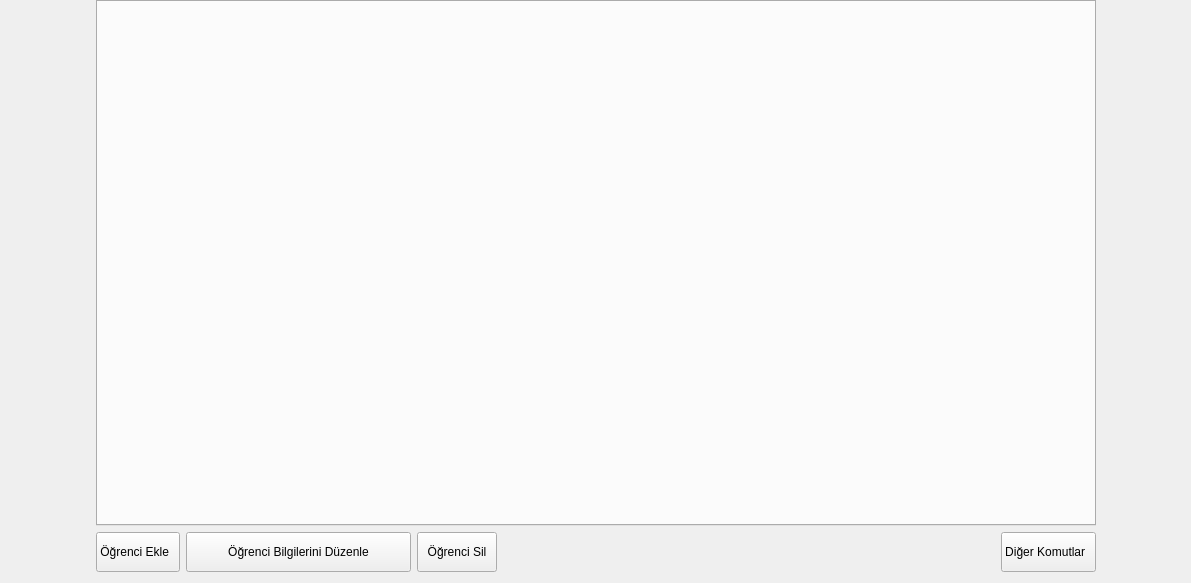
<?xml version="1.0" encoding="UTF-8"?>
<ui version="4.0">
 <class>ikoOSKAR::UI::DatabasePage</class>
 <widget class="QWidget" name="ikoOSKAR::UI::DatabasePage">
  <property name="geometry">
   <rect>
    <x>0</x>
    <y>0</y>
    <width>1191</width>
    <height>583</height>
   </rect>
  </property>
  <property name="sizePolicy">
   <sizepolicy hsizetype="Preferred" vsizetype="Preferred">
    <horstretch>0</horstretch>
    <verstretch>0</verstretch>
   </sizepolicy>
  </property>
  <property name="autoFillBackground">
   <bool>false</bool>
  </property>
  <layout class="QHBoxLayout" name="horizontalLayout_3">
   <property name="leftMargin">
    <number>11</number>
   </property>
   <property name="topMargin">
    <number>0</number>
   </property>
   <property name="rightMargin">
    <number>11</number>
   </property>
   <property name="bottomMargin">
    <number>11</number>
   </property>
   <item>
    <spacer name="horizontalSpacer_2">
     <property name="orientation">
      <enum>Qt::Orientation::Horizontal</enum>
     </property>
     <property name="sizeHint" stdset="0">
      <size>
       <width>0</width>
       <height>20</height>
      </size>
     </property>
    </spacer>
   </item>
   <item>
    <widget class="QWidget" name="wdCenter" native="true">
     <property name="sizePolicy">
      <sizepolicy hsizetype="Expanding" vsizetype="Preferred">
       <horstretch>0</horstretch>
       <verstretch>0</verstretch>
      </sizepolicy>
     </property>
     <property name="minimumSize">
      <size>
       <width>600</width>
       <height>0</height>
      </size>
     </property>
     <property name="maximumSize">
      <size>
       <width>1000</width>
       <height>16777215</height>
      </size>
     </property>
     <layout class="QVBoxLayout" name="verticalLayout_2">
      <property name="leftMargin">
       <number>0</number>
      </property>
      <property name="topMargin">
       <number>0</number>
      </property>
      <property name="rightMargin">
       <number>0</number>
      </property>
      <property name="bottomMargin">
       <number>0</number>
      </property>
      <item>
       <widget class="QFrame" name="frmContent">
        <property name="frameShape">
         <enum>QFrame::Shape::NoFrame</enum>
        </property>
        <property name="frameShadow">
         <enum>QFrame::Shadow::Raised</enum>
        </property>
        <property name="lineWidth">
         <number>0</number>
        </property>
        <layout class="QHBoxLayout" name="horizontalLayout_2">
         <property name="spacing">
          <number>0</number>
         </property>
         <property name="leftMargin">
          <number>0</number>
         </property>
         <property name="topMargin">
          <number>0</number>
         </property>
         <property name="rightMargin">
          <number>0</number>
         </property>
         <property name="bottomMargin">
          <number>0</number>
         </property>
         <item>
          <widget class="QTabWidget" name="tabWidget"/>
         </item>
        </layout>
       </widget>
      </item>
      <item>
       <spacer name="horizontalSpacer_5">
        <property name="orientation">
         <enum>Qt::Orientation::Horizontal</enum>
        </property>
        <property name="sizeHint" stdset="0">
         <size>
          <width>1200</width>
          <height>0</height>
         </size>
        </property>
       </spacer>
      </item>
      <item>
       <widget class="QFrame" name="frmButtons">
        <property name="frameShape">
         <enum>QFrame::Shape::NoFrame</enum>
        </property>
        <property name="frameShadow">
         <enum>QFrame::Shadow::Raised</enum>
        </property>
        <property name="lineWidth">
         <number>0</number>
        </property>
        <layout class="QHBoxLayout" name="horizontalLayout">
         <property name="leftMargin">
          <number>0</number>
         </property>
         <property name="topMargin">
          <number>0</number>
         </property>
         <property name="rightMargin">
          <number>0</number>
         </property>
         <property name="bottomMargin">
          <number>0</number>
         </property>
         <item>
          <widget class="QPushButton" name="btnAdd">
           <property name="minimumSize">
            <size>
             <width>0</width>
             <height>40</height>
            </size>
           </property>
           <property name="maximumSize">
            <size>
             <width>16777215</width>
             <height>40</height>
            </size>
           </property>
           <property name="text">
            <string>Öğrenci Ekle  </string>
           </property>
           <property name="icon">
            <iconset resource="../../../assets/resources.qrc">
             <normaloff>:/add.png</normaloff>:/add.png</iconset>
           </property>
           <property name="iconSize">
            <size>
             <width>22</width>
             <height>22</height>
            </size>
           </property>
          </widget>
         </item>
         <item>
          <widget class="QPushButton" name="btnEdit">
           <property name="minimumSize">
            <size>
             <width>225</width>
             <height>40</height>
            </size>
           </property>
           <property name="maximumSize">
            <size>
             <width>16777215</width>
             <height>40</height>
            </size>
           </property>
           <property name="text">
            <string>Öğrenci Bilgilerini Düzenle</string>
           </property>
           <property name="icon">
            <iconset resource="../../../assets/resources.qrc">
             <normaloff>:/edit.png</normaloff>:/edit.png</iconset>
           </property>
           <property name="iconSize">
            <size>
             <width>22</width>
             <height>22</height>
            </size>
           </property>
          </widget>
         </item>
         <item>
          <widget class="QPushButton" name="btnDelete">
           <property name="minimumSize">
            <size>
             <width>0</width>
             <height>40</height>
            </size>
           </property>
           <property name="maximumSize">
            <size>
             <width>16777215</width>
             <height>40</height>
            </size>
           </property>
           <property name="text">
            <string>Öğrenci Sil</string>
           </property>
           <property name="icon">
            <iconset resource="../../../assets/resources.qrc">
             <normaloff>:/remove.png</normaloff>:/remove.png</iconset>
           </property>
           <property name="iconSize">
            <size>
             <width>22</width>
             <height>22</height>
            </size>
           </property>
          </widget>
         </item>
         <item>
          <spacer name="horizontalSpacer">
           <property name="orientation">
            <enum>Qt::Orientation::Horizontal</enum>
           </property>
           <property name="sizeHint" stdset="0">
            <size>
             <width>1000</width>
             <height>0</height>
            </size>
           </property>
          </spacer>
         </item>
         <item>
          <widget class="QPushButton" name="btnMore">
           <property name="minimumSize">
            <size>
             <width>0</width>
             <height>40</height>
            </size>
           </property>
           <property name="maximumSize">
            <size>
             <width>16777215</width>
             <height>40</height>
            </size>
           </property>
           <property name="text">
            <string>Diğer Komutlar  </string>
           </property>
           <property name="icon">
            <iconset resource="../../../assets/resources.qrc">
             <normaloff>:/more.png</normaloff>:/more.png</iconset>
           </property>
           <property name="iconSize">
            <size>
             <width>22</width>
             <height>22</height>
            </size>
           </property>
          </widget>
         </item>
        </layout>
       </widget>
      </item>
     </layout>
    </widget>
   </item>
   <item>
    <spacer name="horizontalSpacer_3">
     <property name="orientation">
      <enum>Qt::Orientation::Horizontal</enum>
     </property>
     <property name="sizeHint" stdset="0">
      <size>
       <width>0</width>
       <height>20</height>
      </size>
     </property>
    </spacer>
   </item>
  </layout>
 </widget>
 <resources>
  <include location="../../../assets/resources.qrc"/>
 </resources>
 <connections/>
</ui>
